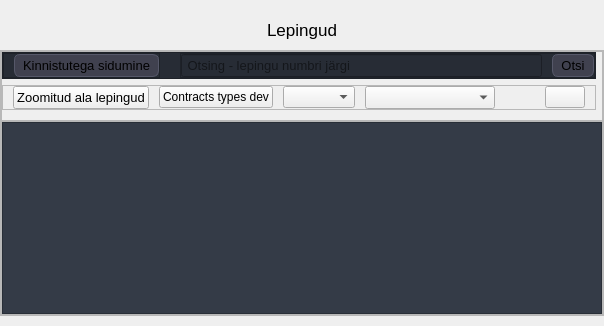
           <widget class="QWidget" name="Lepingud">
            <layout class="QVBoxLayout" name="verticalLayout_39">
             <property name="spacing">
              <number>0</number>
             </property>
             <property name="leftMargin">
              <number>0</number>
             </property>
             <property name="topMargin">
              <number>10</number>
             </property>
             <property name="rightMargin">
              <number>0</number>
             </property>
             <property name="bottomMargin">
              <number>10</number>
             </property>
             <item alignment="Qt::AlignTop">
              <widget class="QWidget" name="ContractsPageName" native="true">
               <property name="styleSheet">
                <string notr="true"/>
               </property>
               <layout class="QHBoxLayout" name="horizontalLayout_8">
                <property name="spacing">
                 <number>5</number>
                </property>
                <property name="leftMargin">
                 <number>0</number>
                </property>
                <property name="topMargin">
                 <number>10</number>
                </property>
                <property name="rightMargin">
                 <number>0</number>
                </property>
                <property name="bottomMargin">
                 <number>10</number>
                </property>
                <item alignment="Qt::AlignTop">
                 <widget class="QLabel" name="label_18">
                  <property name="font">
                   <font>
                    <pointsize>13</pointsize>
                   </font>
                  </property>
                  <property name="text">
                   <string>Lepingud</string>
                  </property>
                  <property name="alignment">
                   <set>Qt::AlignCenter</set>
                  </property>
                 </widget>
                </item>
               </layout>
              </widget>
             </item>
             <item>
              <widget class="QFrame" name="ContractMainFrame">
               <property name="styleSheet">
                <string notr="true"/>
               </property>
               <property name="frameShape">
                <enum>QFrame::StyledPanel</enum>
               </property>
               <property name="frameShadow">
                <enum>QFrame::Raised</enum>
               </property>
               <layout class="QVBoxLayout" name="verticalLayout_8">
                <property name="spacing">
                 <number>0</number>
                </property>
                <property name="leftMargin">
                 <number>0</number>
                </property>
                <property name="topMargin">
                 <number>0</number>
                </property>
                <property name="rightMargin">
                 <number>0</number>
                </property>
                <property name="bottomMargin">
                 <number>0</number>
                </property>
                <item>
                 <widget class="QFrame" name="Buttons">
                  <property name="styleSheet">
                   <string notr="true"/>
                  </property>
                  <property name="frameShape">
                   <enum>QFrame::StyledPanel</enum>
                  </property>
                  <property name="frameShadow">
                   <enum>QFrame::Raised</enum>
                  </property>
                  <layout class="QVBoxLayout" name="verticalLayout_37">
                   <property name="leftMargin">
                    <number>0</number>
                   </property>
                   <property name="topMargin">
                    <number>0</number>
                   </property>
                   <property name="rightMargin">
                    <number>6</number>
                   </property>
                   <property name="bottomMargin">
                    <number>10</number>
                   </property>
                   <item>
                    <widget class="QFrame" name="frContracts_Tools">
                     <property name="styleSheet">
                      <string notr="true">*{
 background-color: #272c35;
}

QPushButton{
	padding: 1px 8px;
    border-radius: 6px;
	background-color:#40414f;
	padding: 3px 8px;
	border: 0.5px solid #565869;
    border-radius: 6px
}

QPushButton:hover{
    background-color: #8e8ea0;
	padding: 1px 8px;
    border-radius: 8px;
	border: 0.5px solid #acacbe;
	color: rgb(255, 255, 255);
	padding: 3px 8px;
    border-radius: 6px;
}
</string>
                     </property>
                     <property name="frameShape">
                      <enum>QFrame::StyledPanel</enum>
                     </property>
                     <property name="frameShadow">
                      <enum>QFrame::Raised</enum>
                     </property>
                     <layout class="QHBoxLayout" name="horizontalLayout_58">
                      <property name="spacing">
                       <number>20</number>
                      </property>
                      <property name="leftMargin">
                       <number>0</number>
                      </property>
                      <property name="topMargin">
                       <number>0</number>
                      </property>
                      <property name="rightMargin">
                       <number>0</number>
                      </property>
                      <property name="bottomMargin">
                       <number>0</number>
                      </property>
                      <item>
                       <widget class="QFrame" name="Toggleframe_Contracts">
                        <property name="styleSheet">
                         <string notr="true"/>
                        </property>
                        <property name="frameShape">
                         <enum>QFrame::StyledPanel</enum>
                        </property>
                        <property name="frameShadow">
                         <enum>QFrame::Raised</enum>
                        </property>
                        <layout class="QHBoxLayout" name="horizontalLayout_59">
                         <property name="spacing">
                          <number>0</number>
                         </property>
                         <property name="leftMargin">
                          <number>10</number>
                         </property>
                         <property name="topMargin">
                          <number>0</number>
                         </property>
                         <property name="rightMargin">
                          <number>0</number>
                         </property>
                         <property name="bottomMargin">
                          <number>0</number>
                         </property>
                         <item>
                          <widget class="QPushButton" name="pbContracts_Connect_properties">
                           <property name="font">
                            <font>
                             <pointsize>10</pointsize>
                             <weight>50</weight>
                             <bold>false</bold>
                            </font>
                           </property>
                           <property name="toolTip">
                            <string/>
                           </property>
                           <property name="statusTip">
                            <string/>
                           </property>
                           <property name="whatsThis">
                            <string/>
                           </property>
                           <property name="text">
                            <string>Kinnistutega sidumine</string>
                           </property>
                          </widget>
                         </item>
                        </layout>
                       </widget>
                      </item>
                      <item>
                       <widget class="QFrame" name="Contracts_Seachframe">
                        <property name="styleSheet">
                         <string notr="true">#le_searchProjects{

	background-color:#40414f;
	color:#ececf1;
	border: 1px solid #565869;
	border-radius: 3px;
	padding: 1px
}</string>
                        </property>
                        <property name="frameShape">
                         <enum>QFrame::StyledPanel</enum>
                        </property>
                        <property name="frameShadow">
                         <enum>QFrame::Raised</enum>
                        </property>
                        <layout class="QHBoxLayout" name="horizontalLayout_60">
                         <property name="spacing">
                          <number>10</number>
                         </property>
                         <property name="leftMargin">
                          <number>0</number>
                         </property>
                         <property name="topMargin">
                          <number>0</number>
                         </property>
                         <property name="rightMargin">
                          <number>0</number>
                         </property>
                         <property name="bottomMargin">
                          <number>0</number>
                         </property>
                         <item>
                          <widget class="QLineEdit" name="le_searchContracts">
                           <property name="font">
                            <font>
                             <pointsize>10</pointsize>
                            </font>
                           </property>
                           <property name="text">
                            <string/>
                           </property>
                           <property name="placeholderText">
                            <string> Otsing - lepingu numbri järgi</string>
                           </property>
                          </widget>
                         </item>
                         <item>
                          <widget class="QPushButton" name="pbSearchContracts">
                           <property name="font">
                            <font>
                             <pointsize>10</pointsize>
                            </font>
                           </property>
                           <property name="text">
                            <string>Otsi</string>
                           </property>
                           <property name="icon">
                            <iconset>
                             <normaloff>icons/Icons_hele/search.svg</normaloff>icons/Icons_hele/search.svg</iconset>
                           </property>
                           <property name="iconSize">
                            <size>
                             <width>18</width>
                             <height>18</height>
                            </size>
                           </property>
                          </widget>
                         </item>
                        </layout>
                       </widget>
                      </item>
                     </layout>
                    </widget>
                   </item>
                   <item>
                    <widget class="QFrame" name="frcontracts_Checkbox_holder">
                     <property name="frameShape">
                      <enum>QFrame::StyledPanel</enum>
                     </property>
                     <property name="frameShadow">
                      <enum>QFrame::Raised</enum>
                     </property>
                     <layout class="QHBoxLayout" name="horizontalLayout_61">
                      <property name="spacing">
                       <number>10</number>
                      </property>
                      <property name="leftMargin">
                       <number>10</number>
                      </property>
                      <property name="topMargin">
                       <number>0</number>
                      </property>
                      <property name="rightMargin">
                       <number>10</number>
                      </property>
                      <property name="bottomMargin">
                       <number>0</number>
                      </property>
                      <item>
                       <widget class="QPushButton" name="pbZoomedArea_Contracts">
                        <property name="font">
                         <font>
                          <pointsize>10</pointsize>
                         </font>
                        </property>
                        <property name="text">
                         <string>Zoomitud ala lepingud</string>
                        </property>
                       </widget>
                      </item>
                      <item>
                       <widget class="QPushButton" name="getContractTypesdev">
                        <property name="text">
                         <string>Contracts types dev</string>
                        </property>
                       </widget>
                      </item>
                      <item>
                       <widget class="QComboBox" name="cmbcontractTypes"/>
                      </item>
                      <item>
                       <widget class="QComboBox" name="cmbcontractStatuses">
                        <property name="minimumSize">
                         <size>
                          <width>130</width>
                          <height>0</height>
                         </size>
                        </property>
                        <property name="font">
                         <font>
                          <pointsize>10</pointsize>
                         </font>
                        </property>
                       </widget>
                      </item>
                      <item>
                       <spacer name="horizontalSpacer_33">
                        <property name="orientation">
                         <enum>Qt::Horizontal</enum>
                        </property>
                        <property name="sizeHint" stdset="0">
                         <size>
                          <width>40</width>
                          <height>20</height>
                         </size>
                        </property>
                       </spacer>
                      </item>
                      <item>
                       <widget class="QPushButton" name="pbRefresh_tblMailabl_contracts">
                        <property name="text">
                         <string/>
                        </property>
                        <property name="icon">
                         <iconset>
                          <normaloff>icons/Icons_hele/refresh-cw.svg</normaloff>icons/Icons_hele/refresh-cw.svg</iconset>
                        </property>
                       </widget>
                      </item>
                     </layout>
                    </widget>
                   </item>
                  </layout>
                 </widget>
                </item>
                <item>
                 <widget class="QFrame" name="ContractInfoFrame">
                  <property name="frameShape">
                   <enum>QFrame::StyledPanel</enum>
                  </property>
                  <property name="frameShadow">
                   <enum>QFrame::Raised</enum>
                  </property>
                  <layout class="QVBoxLayout" name="verticalLayout">
                   <property name="spacing">
                    <number>0</number>
                   </property>
                   <property name="leftMargin">
                    <number>0</number>
                   </property>
                   <property name="topMargin">
                    <number>0</number>
                   </property>
                   <property name="rightMargin">
                    <number>0</number>
                   </property>
                   <property name="bottomMargin">
                    <number>0</number>
                   </property>
                   <item>
                    <widget class="QTableView" name="ContractView">
                     <property name="styleSheet">
                      <string notr="true">background-color: rgb(52, 59, 71);</string>
                     </property>
                    </widget>
                   </item>
                  </layout>
                 </widget>
                </item>
               </layout>
              </widget>
             </item>
            </layout>
           </widget>
